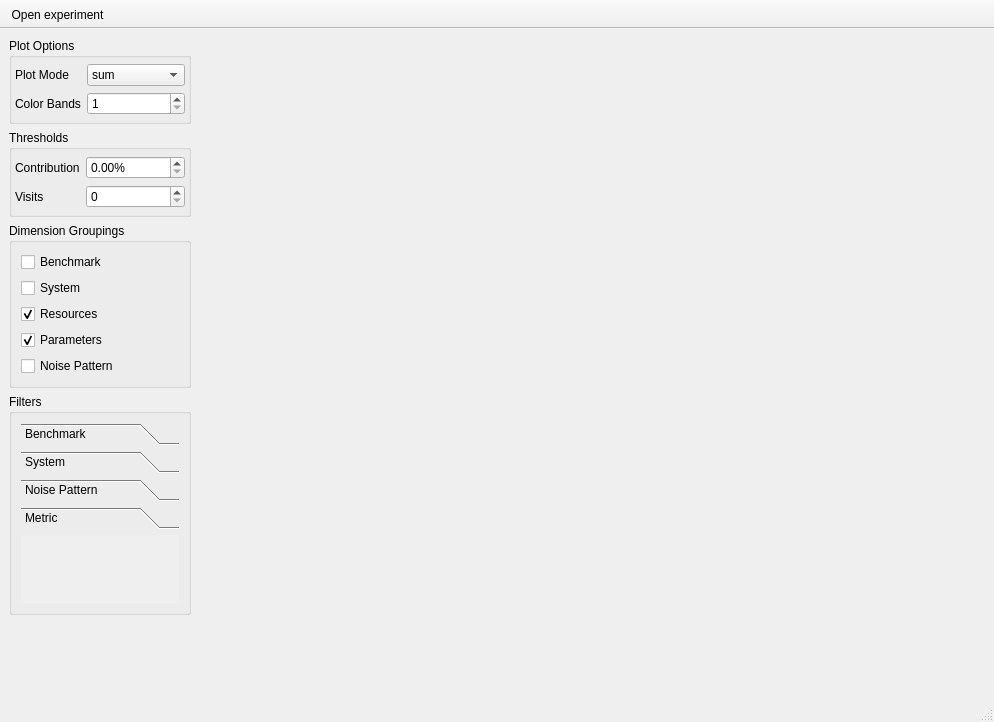
<?xml version="1.0" encoding="UTF-8"?>
<ui version="4.0">
 <class>MainWindow</class>
 <widget class="QMainWindow" name="MainWindow">
  <property name="geometry">
   <rect>
    <x>0</x>
    <y>0</y>
    <width>994</width>
    <height>722</height>
   </rect>
  </property>
  <property name="windowTitle">
   <string>NORC</string>
  </property>
  <widget class="QWidget" name="centralwidget">
   <layout class="QHBoxLayout" name="horizontalLayout">
    <property name="leftMargin">
     <number>0</number>
    </property>
    <property name="topMargin">
     <number>0</number>
    </property>
    <property name="rightMargin">
     <number>0</number>
    </property>
    <property name="bottomMargin">
     <number>0</number>
    </property>
    <item>
     <widget class="QWidget" name="qw_sidebar" native="true">
      <property name="maximumSize">
       <size>
        <width>200</width>
        <height>16777215</height>
       </size>
      </property>
      <layout class="QVBoxLayout" name="verticalLayout">
       <item>
        <widget class="QGroupBox" name="groupBox">
         <property name="title">
          <string>Plot Options</string>
         </property>
         <layout class="QFormLayout" name="formLayout">
          <property name="leftMargin">
           <number>3</number>
          </property>
          <property name="topMargin">
           <number>6</number>
          </property>
          <property name="rightMargin">
           <number>3</number>
          </property>
          <property name="bottomMargin">
           <number>6</number>
          </property>
          <item row="1" column="1">
           <widget class="QSpinBox" name="sb_colorbands">
            <property name="minimum">
             <number>1</number>
            </property>
            <property name="maximum">
             <number>999999999</number>
            </property>
           </widget>
          </item>
          <item row="1" column="0">
           <widget class="QLabel" name="label_2">
            <property name="text">
             <string>Color Bands</string>
            </property>
           </widget>
          </item>
          <item row="0" column="1">
           <widget class="QComboBox" name="cb_plotmode">
            <item>
             <property name="text">
              <string>sum</string>
             </property>
            </item>
            <item>
             <property name="text">
              <string>max</string>
             </property>
            </item>
           </widget>
          </item>
          <item row="0" column="0">
           <widget class="QLabel" name="label">
            <property name="text">
             <string>Plot Mode</string>
            </property>
           </widget>
          </item>
         </layout>
        </widget>
       </item>
       <item>
        <widget class="QGroupBox" name="groupBox_2">
         <property name="title">
          <string>Thresholds</string>
         </property>
         <layout class="QFormLayout" name="formLayout_2">
          <property name="leftMargin">
           <number>3</number>
          </property>
          <property name="topMargin">
           <number>6</number>
          </property>
          <property name="rightMargin">
           <number>3</number>
          </property>
          <property name="bottomMargin">
           <number>6</number>
          </property>
          <item row="0" column="0">
           <widget class="QLabel" name="label_3">
            <property name="text">
             <string>Contribution</string>
            </property>
           </widget>
          </item>
          <item row="0" column="1">
           <widget class="QDoubleSpinBox" name="sb_thr_contrib">
            <property name="maximumSize">
             <size>
              <width>100</width>
              <height>16777215</height>
             </size>
            </property>
            <property name="prefix">
             <string/>
            </property>
            <property name="suffix">
             <string>%</string>
            </property>
            <property name="maximum">
             <double>100.000000000000000</double>
            </property>
           </widget>
          </item>
          <item row="1" column="0">
           <widget class="QLabel" name="label_4">
            <property name="text">
             <string>Visits</string>
            </property>
           </widget>
          </item>
          <item row="1" column="1">
           <widget class="QSpinBox" name="sb_thr_visits">
            <property name="maximumSize">
             <size>
              <width>100</width>
              <height>16777215</height>
             </size>
            </property>
            <property name="maximum">
             <number>999999999</number>
            </property>
           </widget>
          </item>
         </layout>
        </widget>
       </item>
       <item>
        <widget class="QGroupBox" name="groupBox_3">
         <property name="title">
          <string>Dimension Groupings</string>
         </property>
         <layout class="QVBoxLayout" name="verticalLayout_2">
          <item>
           <widget class="QCheckBox" name="cb_lump_benchmark">
            <property name="whatsThis">
             <string>Treat the same benchmark with different parameters as one benchmark</string>
            </property>
            <property name="text">
             <string>Benchmark</string>
            </property>
            <property name="checked">
             <bool>false</bool>
            </property>
           </widget>
          </item>
          <item>
           <widget class="QCheckBox" name="cb_lump_system">
            <property name="whatsThis">
             <string>Treat resource configurations for the same system as one system</string>
            </property>
            <property name="text">
             <string>System</string>
            </property>
            <property name="checked">
             <bool>false</bool>
            </property>
           </widget>
          </item>
          <item>
           <widget class="QCheckBox" name="cb_lump_resources">
            <property name="text">
             <string>Resources</string>
            </property>
            <property name="checked">
             <bool>true</bool>
            </property>
           </widget>
          </item>
          <item>
           <widget class="QCheckBox" name="cb_lump_params">
            <property name="whatsThis">
             <string>Combine noisy measurements of all noise types</string>
            </property>
            <property name="text">
             <string>Parameters</string>
            </property>
            <property name="checked">
             <bool>true</bool>
            </property>
           </widget>
          </item>
          <item>
           <widget class="QCheckBox" name="cb_lump_noise">
            <property name="text">
             <string>Noise Pattern</string>
            </property>
           </widget>
          </item>
         </layout>
        </widget>
       </item>
       <item>
        <widget class="QGroupBox" name="groupBox_5">
         <property name="title">
          <string>Filters</string>
         </property>
         <layout class="QVBoxLayout" name="verticalLayout_3">
          <item>
           <widget class="QToolBox" name="tb_filters">
            <property name="currentIndex">
             <number>3</number>
            </property>
            <widget class="QWidget" name="pg_flt_benchmark">
             <property name="geometry">
              <rect>
               <x>0</x>
               <y>0</y>
               <width>162</width>
               <height>65</height>
              </rect>
             </property>
             <attribute name="label">
              <string>Benchmark</string>
             </attribute>
             <layout class="QVBoxLayout" name="verticalLayout_4"/>
            </widget>
            <widget class="QWidget" name="pg_flt_system">
             <property name="geometry">
              <rect>
               <x>0</x>
               <y>0</y>
               <width>162</width>
               <height>65</height>
              </rect>
             </property>
             <attribute name="label">
              <string>System</string>
             </attribute>
             <layout class="QVBoxLayout" name="verticalLayout_5"/>
            </widget>
            <widget class="QWidget" name="pg_flt_noise">
             <property name="geometry">
              <rect>
               <x>0</x>
               <y>0</y>
               <width>162</width>
               <height>65</height>
              </rect>
             </property>
             <attribute name="label">
              <string>Noise Pattern</string>
             </attribute>
             <layout class="QVBoxLayout" name="verticalLayout_6"/>
            </widget>
            <widget class="QWidget" name="pg_flt_metric">
             <property name="geometry">
              <rect>
               <x>0</x>
               <y>0</y>
               <width>162</width>
               <height>65</height>
              </rect>
             </property>
             <attribute name="label">
              <string>Metric</string>
             </attribute>
             <layout class="QVBoxLayout" name="verticalLayout_7"/>
            </widget>
           </widget>
          </item>
         </layout>
        </widget>
       </item>
       <item>
        <spacer name="verticalSpacer">
         <property name="orientation">
          <enum>Qt::Vertical</enum>
         </property>
         <property name="sizeHint" stdset="0">
          <size>
           <width>20</width>
           <height>40</height>
          </size>
         </property>
        </spacer>
       </item>
      </layout>
     </widget>
    </item>
    <item>
     <widget class="QTabWidget" name="tw_modes">
      <property name="tabPosition">
       <enum>QTabWidget::North</enum>
      </property>
      <property name="tabShape">
       <enum>QTabWidget::Rounded</enum>
      </property>
      <property name="currentIndex">
       <number>-1</number>
      </property>
      <property name="elideMode">
       <enum>Qt::ElideNone</enum>
      </property>
      <property name="documentMode">
       <bool>true</bool>
      </property>
     </widget>
    </item>
   </layout>
  </widget>
  <widget class="QStatusBar" name="statusbar"/>
  <widget class="QToolBar" name="toolBar">
   <property name="windowTitle">
    <string>toolBar</string>
   </property>
   <property name="movable">
    <bool>false</bool>
   </property>
   <property name="allowedAreas">
    <set>Qt::TopToolBarArea</set>
   </property>
   <property name="toolButtonStyle">
    <enum>Qt::ToolButtonTextBesideIcon</enum>
   </property>
   <property name="floatable">
    <bool>false</bool>
   </property>
   <attribute name="toolBarArea">
    <enum>TopToolBarArea</enum>
   </attribute>
   <attribute name="toolBarBreak">
    <bool>false</bool>
   </attribute>
   <addaction name="action_open"/>
  </widget>
  <action name="action_open">
   <property name="icon">
    <iconset theme="document-open"/>
   </property>
   <property name="text">
    <string>Open experiment</string>
   </property>
  </action>
 </widget>
 <resources/>
 <connections/>
</ui>
